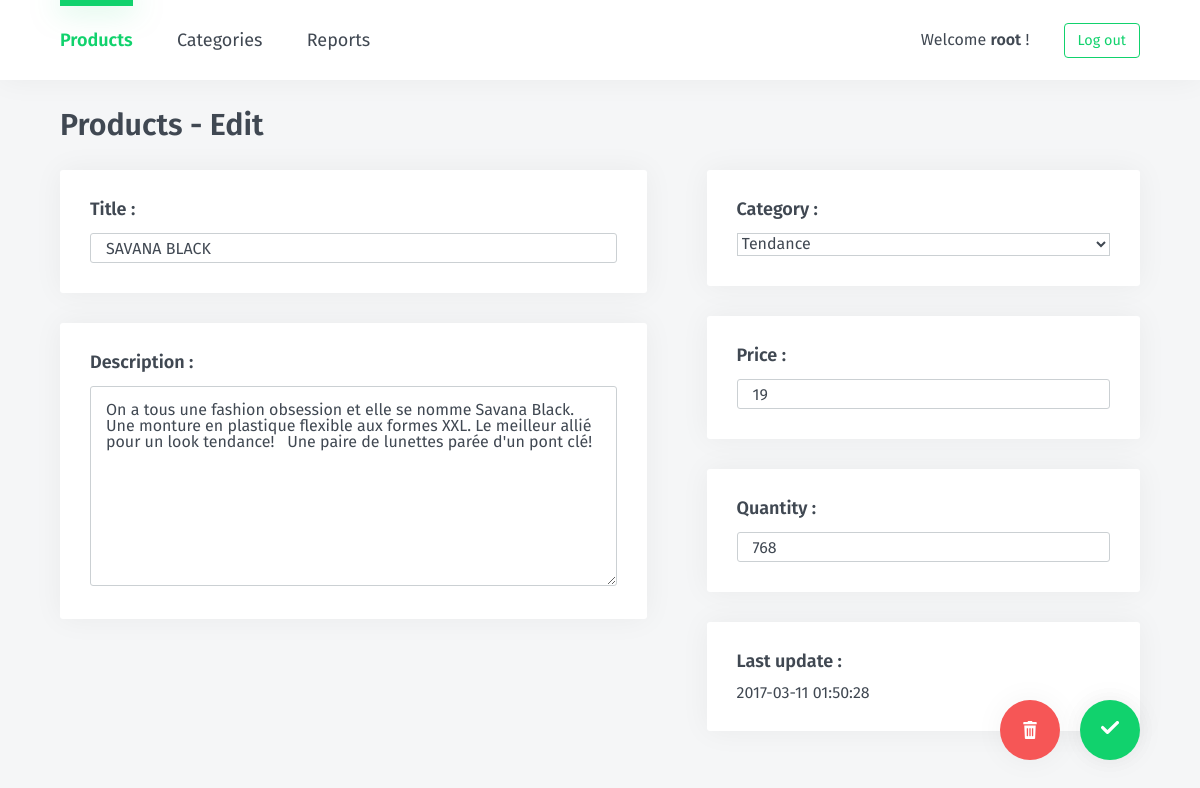
The app's page /products/edit/48 (signed in) with its own data.
### tables this page shows
CREATE TABLE `items` (
  `id` int(11) NOT NULL,
  `title` varchar(200) NOT NULL,
  `description` varchar(1000) NOT NULL,
  `category` int(11) NOT NULL,
  `date` datetime NOT NULL DEFAULT CURRENT_TIMESTAMP,
  `price` int(11) NOT NULL,
  `quantity` int(11) NOT NULL,
  `image` varchar(255) NOT NULL
);

### views/pages/products.php (called while the page is built, shortened)
<?php
    switch ($url[1]) {
        case 'edit':
            $page_action = 'edit';
            $id   = $url[2];
            $title_page = 'Products - Edit';
            break;
    }
    include("includes/handle_products_$page_action.php");
    include('views/partials/header.php');
    include("views/pages/products_$page_action.php");
    include('views/partials/footer.php');
?>

### includes/handle_products_edit.php (called while the page is built, shortened)
<?php
    $prepare = $db->prepare('SELECT * FROM items WHERE id = ?');
    $prepare->execute(array($id));
    $item = $prepare->fetch();
    $categories = $db->query('SELECT * FROM categories')->fetchAll();
    $error_messages   = array();
    $success_messages = array();
    if (!empty($_POST)) {
        $title              = isset($_POST['title']) ? trim($_POST['title']) : '';
        $description        = isset($_POST['description']) ? trim($_POST['description']) : '';
        $category           = isset($_POST['category']) ? (int)$_POST['category'] : '';
        $price              = isset($_POST['price']) ? (int)$_POST['price'] : '';
        $quantity           = isset($_POST['quantity']) ? (int)$_POST['quantity'] : '';
        if (empty($title)) {
            $error_messages['title'] = 'Missing value';
        }
        if (empty($description)) {
            $error_messages['description'] = 'Missing value';
        }
        if (empty($price)) {
            $error_messages['price'] = 'Please enter a price';
            if (!is_numeric($price)) {
                $error_messages['price'] = 'Price must be a number';
            }
        }
        if (empty($error_messages)) {
            $prepare = $db->prepare("UPDATE items SET title=:title, description=:description, category=:category, price=:price, quantity=:quantity WHERE id=:id");
            $prepare->bindParam('id', $id);
            $prepare->bindParam('title', $title);
            $prepare->bindParam('description', $description);
            $prepare->bindValue('category', $category);
            $prepare->bindParam('price', $price);
            $prepare->bindParam('quantity', $quantity);
            $prepare->execute();
            $success_messages[] = 'Your product is update';
            $redirection = URL;
            header("location: $redirection/products");
            exit;
        }
    }
    else {
        $title              = $item->title;
        $description        = $item->description;
        $price              = $item->price;
        $quantity           = $item->quantity;
    }
?>

### views/pages/products_edit.php (the view, shortened to what this page needs)
<div class="form-container">
    <h1> <?= $title_page ?> </h1>
    <form class="form" action="#" method="post" enctype="multipart/form-data">
        <div class="form-left">
            <div class="form-control <?= array_key_exists('title', $error_messages) ? 'error' : '' ?>">
                <label for="title">Title :</label>
                <input type="text" name="title" value="<?= $title ?> ">
            </div>
            <div class="form-control <?= array_key_exists('description', $error_messages) ? 'error' : '' ?>">
                <label for="description">Description :</label>
                <textarea name="description"><?= $description ?></textarea>
            </div>
        </div>
        <div class="form-right">
            <div class="form-control">
                <label for="category">Category :</label>
                <select class="" name="category">
                    <?php foreach ($categories as $category): ?>
                        <?php if ($item->category == $category->id): ?>
                            <option value="<?= $category->id ?>" selected ><?= $category->title ?></option>
                        <?php else: ?>
                            <option value="<?= $category->id ?>"><?= $category->title ?></option>
                        <?php endif; ?>
                    <?php endforeach; ?>
                </select>
            </div>
            <div class="form-control <?= array_key_exists('price', $error_messages) ? 'error' : '' ?>">
                <label for="price">Price :</label>
                <input type="number" name="price" value="<?= $price ?>">
            </div>
            <div class="form-control <?= array_key_exists('quantity', $error_messages) ? 'error' : '' ?>">
                <label for="quantity">Quantity :</label>
                <input type="number" name="quantity" value="<?= $quantity ?>">
            </div>
            <div class="form-control">
                <label for="date"> Last update :</label>
                <?= $item->date ?>
            </div>
        </div>
        <div class="submit validate">
            <input class="submit" type="submit" name="submit">
            <svg class="submit-icon"viewBox="0 0 13.35 9.67"><path class="cls-1" d="M4.77,9.67a1.22,1.22,0,0,1-.9-.4L.38,5.77a1.15,1.15,0,0,1,0-1.7,1.15,1.15,0,0,1,1.7,0l2.7,2.6,6.5-6.3a1.15,1.15,0,0,1,1.7,0,1.15,1.15,0,0,1,0,1.7l-7.3,7.2A1.09,1.09,0,0,1,4.77,9.67Z"/></svg>
        </div>
        <div class="submit delete">
            <a href="<?= URL ?>products/delete/<?= $id ?>">
            </a>
        </div>
    </form>
</div>

### records on screen
items: title "SAVANA BLACK", description "On a tous une fashion obsession et elle se nomme Savana Black. Une monture en plastique flexible aux formes XXL. Le meilleur allié pour un look tendance! Une paire de lunettes parée d'un pont clé!", price "19", quantity "768", date "2017-03-11 01:50:28"

### other values on screen
$_SESSION['user'] "root"
$title_page "Products - Edit"
form field category "Tendance"
